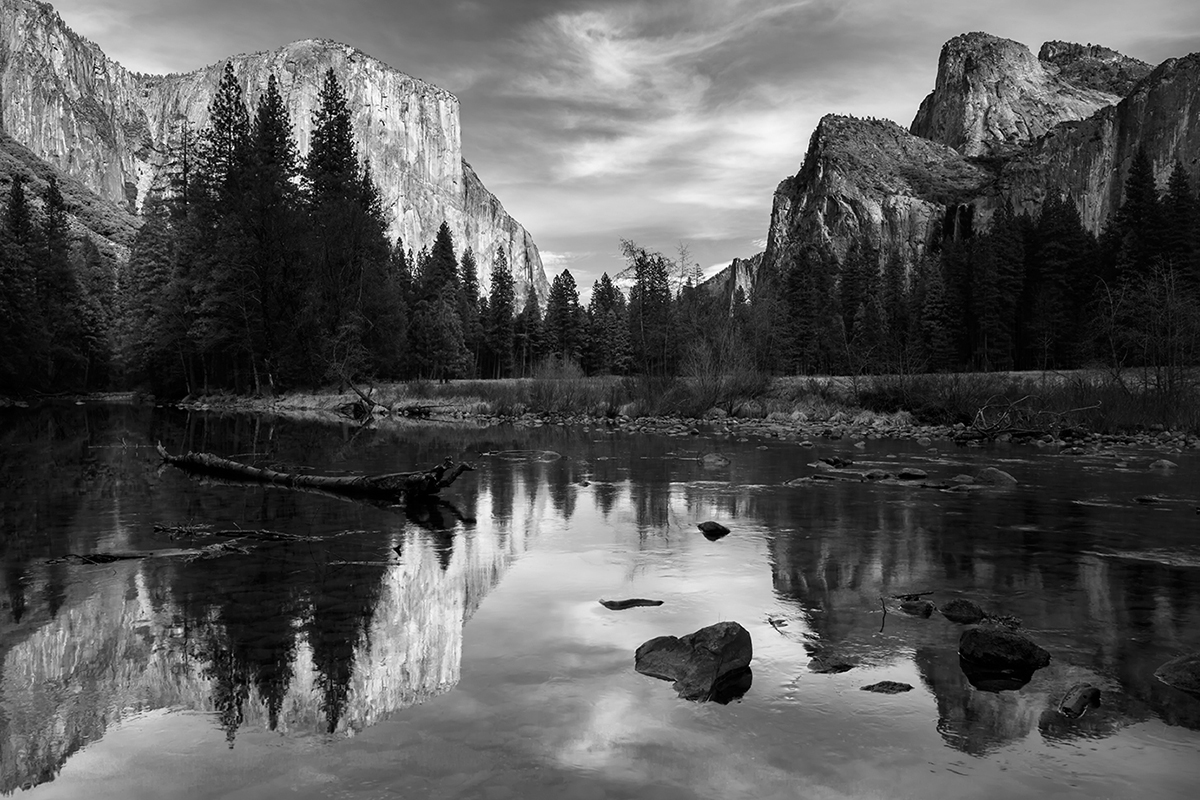
#> input picture images/stolen_images/stolen_image_0.jpg, 1200 x 800 px, found by its file name; its folder holds 4 pictures in this run
$ python master_share_generator.py
#> lines starting #> are read from the running program, lines starting #| are printed output that depends on the picture
import cv2
import hashlib
import hmac
import numpy as np

IMG_WIDTH = 1200
IMG_HEIGHT = 800
WATERMARK_WIDTH = 256
WATERMARK_HEIGHT = 256

IMG_SIZE = IMG_HEIGHT * IMG_WIDTH
WATERMARK_SIZE = WATERMARK_HEIGHT * WATERMARK_WIDTH

KEY = 1001
THRESH = 75

def secure_seeded_random_points(seed, img_size, watermark_size):
#> called with seed = 1001, img_size = 960000, watermark_size = 65536
    seed_bytes = str(seed).encode('utf-8')  # Convert seed to bytes
    points = []

    for i in range(watermark_size):
        # Create a new HMAC using the seed and index as the message
        h = hmac.new(seed_bytes, str(i).encode('utf-8'), hashlib.sha256)
        # Convert the HMAC to an integer and scale it to img_size
        point = int(h.hexdigest(), 16) % img_size
        points.append(point)

    return points

def mean_neighbour(img, x, y):
    val = 0
    num = 0
    i = x
    j = y
    if i >= 0 and i < IMG_HEIGHT and j >= 0 and j < IMG_WIDTH:
        val += img[i, j]
        num += 1
    i = x + 1
    j = y + 1
    if i >= 0 and i < IMG_HEIGHT and j >= 0 and j < IMG_WIDTH:
        val += img[i, j]
        num += 1
    i = x - 1
    j = y - 1
    if i >= 0 and i < IMG_HEIGHT and j >= 0 and j < IMG_WIDTH:
        val += img[i, j]
        num += 1
    i = x + 1
    j = y
    if i >= 0 and i < IMG_HEIGHT and j >= 0 and j < IMG_WIDTH:
        val += img[i, j]
        num += 1
    i = x
    j = y + 1
    if i >= 0 and i < IMG_HEIGHT and j >= 0 and j < IMG_WIDTH:
        val += img[i, j]
        num += 1
    i = x + 1
    j = y - 1
    if i >= 0 and i < IMG_HEIGHT and j >= 0 and j < IMG_WIDTH:
        val += img[i, j]
        num += 1
    i = x - 1
    j = y + 1
    if i >= 0 and i < IMG_HEIGHT and j >= 0 and j < IMG_WIDTH:
        val += img[i, j]
        num += 1
    i = x - 1
    j = y
    if i >= 0 and i < IMG_HEIGHT and j >= 0 and j < IMG_WIDTH:
        val += img[i, j]
        num += 1
    i = x
    j = y - 1
    if i >= 0 and i < IMG_HEIGHT and j >= 0 and j < IMG_WIDTH:
        val += img[i, j]
        num += 1

    return val/float(num)

secure_random_points = secure_seeded_random_points(KEY, IMG_SIZE, WATERMARK_SIZE)


for cnt in range(0, 7):
    og_img = cv2.imread('images\stolen_images\stolen_image_'+str(cnt)+'.jpg',0)
#> og_img is the input picture: shape (800, 1200); min 0, max 255, mean 87.5

    master_img = np.zeros((WATERMARK_WIDTH, WATERMARK_HEIGHT, 1), np.uint8)


    i = 0
    j = 0

    for k in secure_random_points:
        x = int(k / IMG_WIDTH)
        y = int(k % IMG_WIDTH)
        if mean_neighbour(og_img, x, y) > THRESH:
            master_img[i,j] = 255
        j += 1
        if j == 256:
            j = 0
            i += 1
#> this loop made 65536 passes
#> val in mean_neighbour on passes 1 to 3: 1423, 1169, 1755
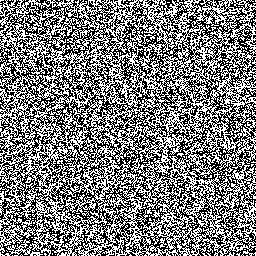
#> master_img: shape (256, 256, 1); 48.7% white in thin lines or dots
#> after the loop, i = 256; j = 0
#> pass 3 of the loop `for cnt in range(0, 7):`:
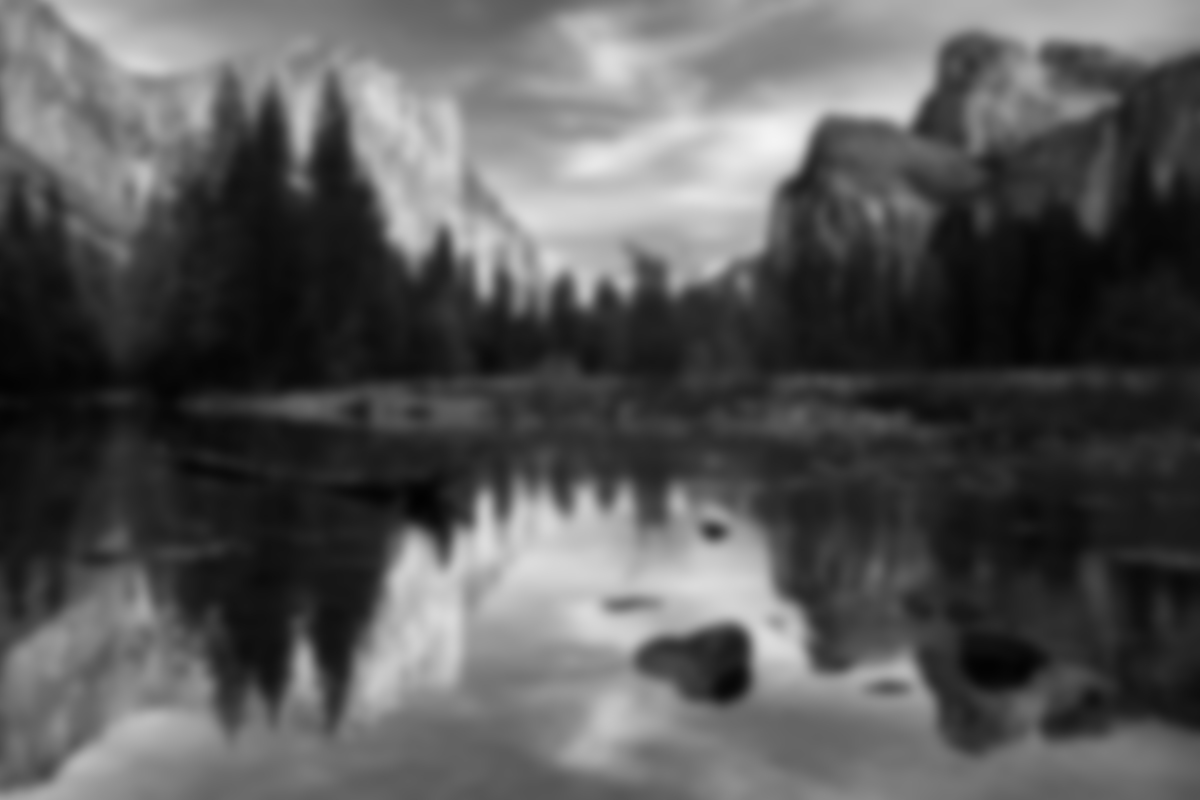
#> input picture images/stolen_images/stolen_image_2.jpg, 1200 x 800 px, found by its file name
#> og_img is the input picture: shape (800, 1200); min 2, max 244, mean 87.4
#> after the loop `for k in secure_random_points:`:
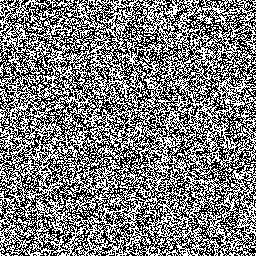
#> master_img: shape (256, 256, 1); 48.9% white in thin lines or dots
#> (the run stopped early here; a loop or call above may not have finished)
